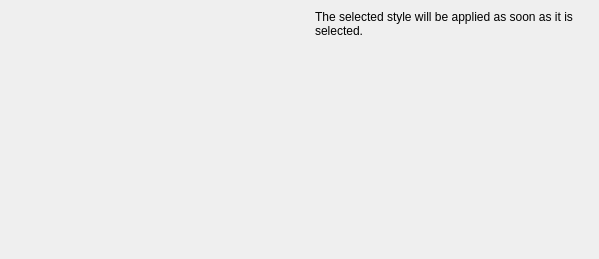
   <widget class="QWidget" name="fStyle">
    <attribute name="title">
     <string>Style</string>
    </attribute>
    <widget class="QWidget" name="Layout30">
     <property name="geometry">
      <rect>
       <x>0</x>
       <y>10</y>
       <width>590</width>
       <height>240</height>
      </rect>
     </property>
     <layout class="QHBoxLayout">
      <property name="spacing">
       <number>6</number>
      </property>
      <property name="margin">
       <number>0</number>
      </property>
      <item>
       <widget class="Q3ListBox" name="fStyleList">
        <property name="minimumSize">
         <size>
          <width>175</width>
          <height>0</height>
         </size>
        </property>
        <property name="maximumSize">
         <size>
          <width>260</width>
          <height>32767</height>
         </size>
        </property>
       </widget>
      </item>
      <item>
       <spacer>
        <property name="orientation">
         <enum>Qt::Horizontal</enum>
        </property>
        <property name="sizeType">
         <enum>QSizePolicy::Expanding</enum>
        </property>
        <property name="sizeHint" stdset="0">
         <size>
          <width>20</width>
          <height>20</height>
         </size>
        </property>
       </spacer>
      </item>
      <item>
       <layout class="QVBoxLayout">
        <property name="spacing">
         <number>6</number>
        </property>
        <property name="margin">
         <number>0</number>
        </property>
        <item>
         <widget class="QLabel" name="TextLabel7">
          <property name="sizePolicy">
           <sizepolicy hsizetype="Minimum" vsizetype="Preferred">
            <horstretch>0</horstretch>
            <verstretch>0</verstretch>
           </sizepolicy>
          </property>
          <property name="minimumSize">
           <size>
            <width>275</width>
            <height>0</height>
           </size>
          </property>
          <property name="text">
           <string>The selected style will be applied as soon as it is selected.</string>
          </property>
          <property name="alignment">
           <set>Qt::AlignLeading|Qt::AlignLeft|Qt::AlignTop</set>
          </property>
          <property name="wordWrap">
           <bool>true</bool>
          </property>
         </widget>
        </item>
        <item>
         <spacer>
          <property name="orientation">
           <enum>Qt::Vertical</enum>
          </property>
          <property name="sizeType">
           <enum>QSizePolicy::Expanding</enum>
          </property>
          <property name="sizeHint" stdset="0">
           <size>
            <width>20</width>
            <height>20</height>
           </size>
          </property>
         </spacer>
        </item>
       </layout>
      </item>
     </layout>
    </widget>
   </widget>
